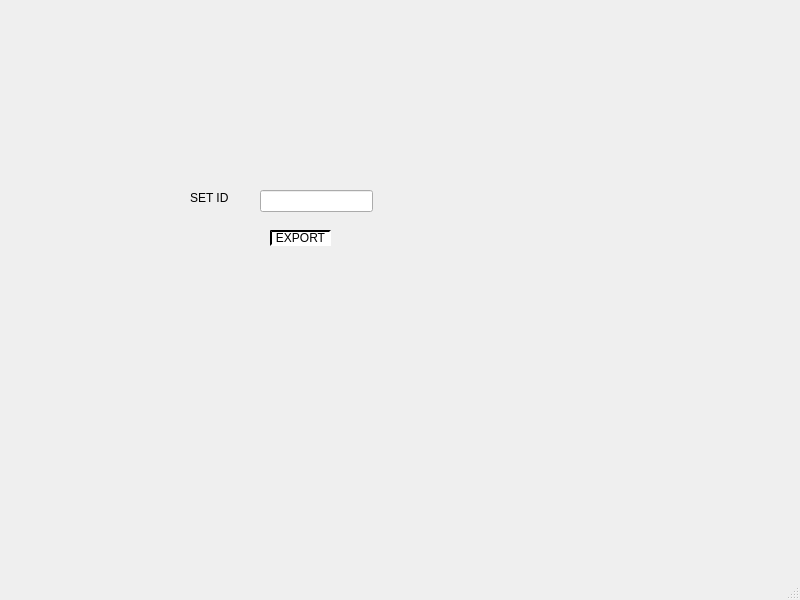
<?xml version="1.0" encoding="UTF-8"?>
<ui version="4.0">
 <class>pdf</class>
 <widget class="QMainWindow" name="pdf">
  <property name="geometry">
   <rect>
    <x>0</x>
    <y>0</y>
    <width>800</width>
    <height>600</height>
   </rect>
  </property>
  <property name="windowTitle">
   <string>MainWindow</string>
  </property>
  <widget class="QWidget" name="centralwidget">
   <widget class="QPushButton" name="pushButton">
    <property name="geometry">
     <rect>
      <x>270</x>
      <y>230</y>
      <width>61</width>
      <height>16</height>
     </rect>
    </property>
    <property name="styleSheet">
     <string notr="true">background-color: rgb(255, 255, 255);
    border-style: outset;
    border-width: 2px;
    border-radius: 10px;
 </string>
    </property>
    <property name="text">
     <string>EXPORT</string>
    </property>
   </widget>
   <widget class="QLineEdit" name="line_pdf">
    <property name="geometry">
     <rect>
      <x>260</x>
      <y>190</y>
      <width>113</width>
      <height>22</height>
     </rect>
    </property>
   </widget>
   <widget class="QLabel" name="label">
    <property name="geometry">
     <rect>
      <x>190</x>
      <y>190</y>
      <width>56</width>
      <height>16</height>
     </rect>
    </property>
    <property name="text">
     <string>SET ID</string>
    </property>
   </widget>
  </widget>
  <widget class="QMenuBar" name="menubar">
   <property name="geometry">
    <rect>
     <x>0</x>
     <y>0</y>
     <width>800</width>
     <height>26</height>
    </rect>
   </property>
  </widget>
  <widget class="QStatusBar" name="statusbar"/>
 </widget>
 <resources/>
 <connections/>
</ui>
